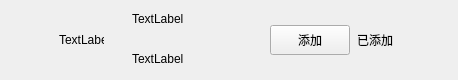
<?xml version="1.0" encoding="UTF-8"?>
<ui version="4.0">
 <class>ApplyFriendItem</class>
 <widget class="QWidget" name="ApplyFriendItem">
  <property name="geometry">
   <rect>
    <x>0</x>
    <y>0</y>
    <width>458</width>
    <height>80</height>
   </rect>
  </property>
  <property name="maximumSize">
   <size>
    <width>16777215</width>
    <height>80</height>
   </size>
  </property>
  <property name="windowTitle">
   <string>Form</string>
  </property>
  <layout class="QHBoxLayout" name="horizontalLayout">
   <property name="spacing">
    <number>6</number>
   </property>
   <property name="leftMargin">
    <number>9</number>
   </property>
   <property name="topMargin">
    <number>0</number>
   </property>
   <property name="rightMargin">
    <number>0</number>
   </property>
   <property name="bottomMargin">
    <number>0</number>
   </property>
   <item>
    <spacer name="horizontalSpacer">
     <property name="orientation">
      <enum>Qt::Orientation::Horizontal</enum>
     </property>
     <property name="sizeType">
      <enum>QSizePolicy::Policy::Fixed</enum>
     </property>
     <property name="sizeHint" stdset="0">
      <size>
       <width>50</width>
       <height>20</height>
      </size>
     </property>
    </spacer>
   </item>
   <item>
    <widget class="QLabel" name="icon_lb">
     <property name="minimumSize">
      <size>
       <width>45</width>
       <height>45</height>
      </size>
     </property>
     <property name="maximumSize">
      <size>
       <width>45</width>
       <height>45</height>
      </size>
     </property>
     <property name="text">
      <string>TextLabel</string>
     </property>
    </widget>
   </item>
   <item>
    <widget class="QWidget" name="widget" native="true">
     <layout class="QHBoxLayout" name="horizontalLayout_2">
      <property name="spacing">
       <number>7</number>
      </property>
      <property name="leftMargin">
       <number>11</number>
      </property>
      <property name="topMargin">
       <number>2</number>
      </property>
      <property name="rightMargin">
       <number>11</number>
      </property>
      <property name="bottomMargin">
       <number>2</number>
      </property>
      <item>
       <widget class="QWidget" name="widget_2" native="true">
        <layout class="QVBoxLayout" name="verticalLayout">
         <property name="spacing">
          <number>10</number>
         </property>
         <property name="leftMargin">
          <number>11</number>
         </property>
         <property name="topMargin">
          <number>2</number>
         </property>
         <property name="rightMargin">
          <number>11</number>
         </property>
         <property name="bottomMargin">
          <number>2</number>
         </property>
         <item>
          <widget class="QLabel" name="user_name_lb">
           <property name="minimumSize">
            <size>
             <width>100</width>
             <height>30</height>
            </size>
           </property>
           <property name="maximumSize">
            <size>
             <width>200</width>
             <height>30</height>
            </size>
           </property>
           <property name="text">
            <string>TextLabel</string>
           </property>
          </widget>
         </item>
         <item>
          <widget class="QLabel" name="user_chat_lb">
           <property name="minimumSize">
            <size>
             <width>100</width>
             <height>30</height>
            </size>
           </property>
           <property name="maximumSize">
            <size>
             <width>200</width>
             <height>30</height>
            </size>
           </property>
           <property name="text">
            <string>TextLabel</string>
           </property>
          </widget>
         </item>
        </layout>
       </widget>
      </item>
      <item>
       <spacer name="horizontalSpacer_3">
        <property name="orientation">
         <enum>Qt::Orientation::Horizontal</enum>
        </property>
        <property name="sizeHint" stdset="0">
         <size>
          <width>40</width>
          <height>20</height>
         </size>
        </property>
       </spacer>
      </item>
      <item>
       <widget class="ClickedBtn" name="addBtn">
        <property name="minimumSize">
         <size>
          <width>80</width>
          <height>30</height>
         </size>
        </property>
        <property name="maximumSize">
         <size>
          <width>80</width>
          <height>30</height>
         </size>
        </property>
        <property name="text">
         <string>添加</string>
        </property>
       </widget>
      </item>
      <item>
       <widget class="QLabel" name="already_add_lb">
        <property name="minimumSize">
         <size>
          <width>40</width>
          <height>0</height>
         </size>
        </property>
        <property name="maximumSize">
         <size>
          <width>16777215</width>
          <height>16777215</height>
         </size>
        </property>
        <property name="text">
         <string>已添加</string>
        </property>
       </widget>
      </item>
      <item>
       <spacer name="horizontalSpacer_2">
        <property name="orientation">
         <enum>Qt::Orientation::Horizontal</enum>
        </property>
        <property name="sizeType">
         <enum>QSizePolicy::Policy::Fixed</enum>
        </property>
        <property name="sizeHint" stdset="0">
         <size>
          <width>50</width>
          <height>20</height>
         </size>
        </property>
       </spacer>
      </item>
     </layout>
    </widget>
   </item>
  </layout>
 </widget>
 <customwidgets>
  <customwidget>
   <class>ClickedBtn</class>
   <extends>QPushButton</extends>
   <header location="global">clickedbtn.h</header>
  </customwidget>
 </customwidgets>
 <resources/>
 <connections/>
</ui>
